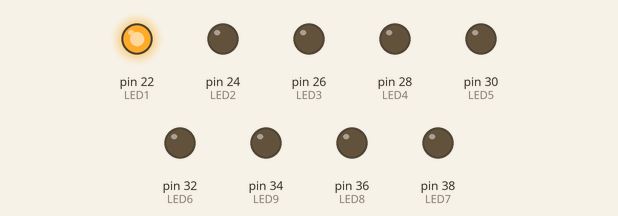
This sketch was run on a simulated Arduino Mega 2560, built with avr-gcc and run on an emulated ATmega2560. Shown: output pins drawn as LEDs (lit = HIGH). Pins used as bus, display or sensor lines are not drawn.

Above: at 0.05 s.
At 0.9 s:
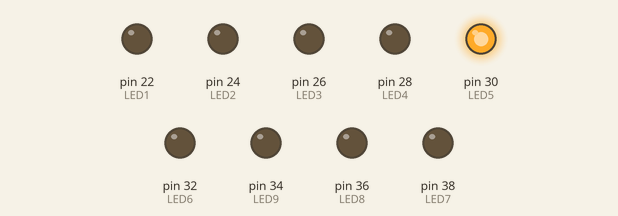
At 1.85 s:
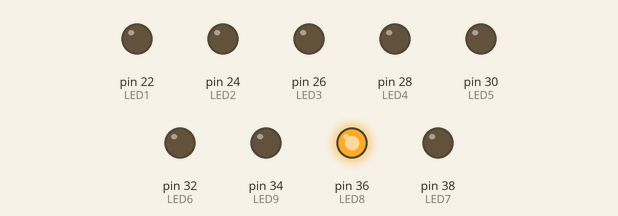
At 2.9 s:
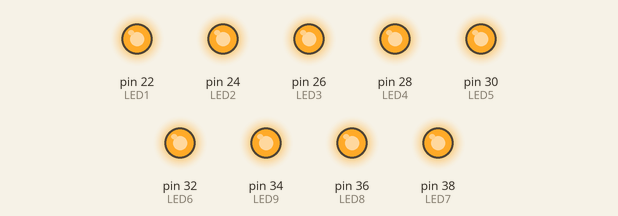
At 4.05 s:
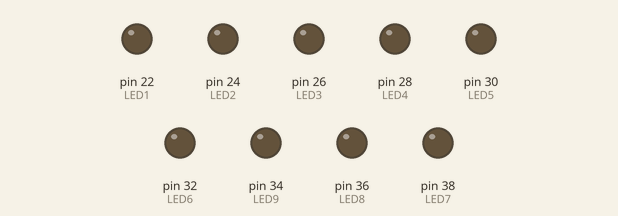
At 5.25 s:
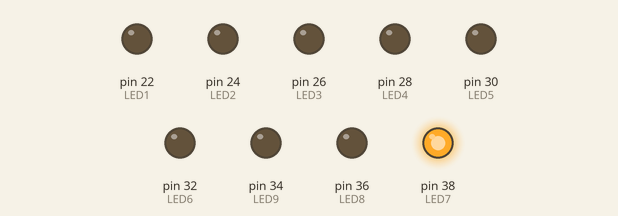
Timing chart, 0 to 5.5 s (numbered marks = the images above):
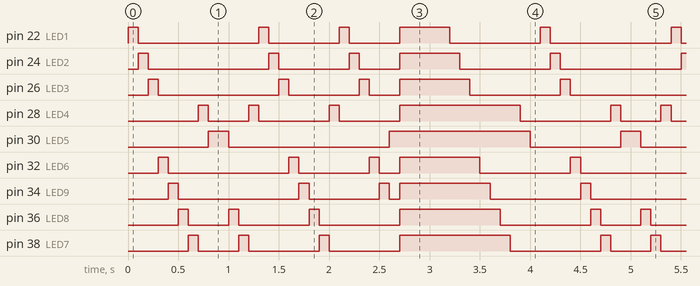

Measured:
- by itself, pin 22 (LED1): repeats every 4.1 s: LOW 1.2 s, HIGH 0.10 s, LOW 0.70 s, HIGH 0.10 s, LOW 0.50 s, HIGH 0.50 s, LOW 0.90 s, HIGH 0.10 s
- by itself, pin 24 (LED2): repeats every 4.1 s: LOW 1.2 s, HIGH 0.10 s, LOW 0.70 s, HIGH 0.10 s, LOW 0.40 s, HIGH 0.60 s, LOW 0.90 s, HIGH 0.10 s
- by itself, pin 26 (LED3): repeats every 4.1 s: LOW 1.2 s, HIGH 0.10 s, LOW 0.70 s, HIGH 0.10 s, LOW 0.30 s, HIGH 0.70 s, LOW 0.90 s, HIGH 0.10 s
- by itself, pin 28 (LED4): repeats every 4.1 s: LOW 0.40 s, HIGH 0.10 s, LOW 0.70 s, HIGH 0.10 s, LOW 0.60 s, HIGH 1.2 s, LOW 0.90 s, HIGH 0.10 s
- by itself, pin 30 (LED5): repeats every 4.1 s: LOW 1.6 s, HIGH 1.4 s, LOW 0.90 s, HIGH 0.20 s
- by itself, pin 32 (LED6): repeats every 4.1 s: LOW 1.2 s, HIGH 0.10 s, LOW 0.70 s, HIGH 0.10 s, LOW 0.20 s, HIGH 0.80 s, LOW 0.90 s, HIGH 0.10 s
- by itself, pin 34 (LED9): repeats every 4.1 s: LOW 1.2 s, HIGH 0.10 s, LOW 0.70 s, HIGH 0.10 s, LOW 0.10 s, HIGH 0.90 s, LOW 0.90 s, HIGH 0.10 s
- by itself, pin 36 (LED8): repeats every 4.1 s: LOW 0.40 s, HIGH 0.10 s, LOW 0.70 s, HIGH 0.10 s, LOW 0.80 s, HIGH 1.0 s, LOW 0.90 s, HIGH 0.10 s

The sketch:

Sortides_5.2.ino
```cpp
/*************************************************************************
**                                                                      **
**                     Entrades-Sortides digitals                       **
**                                                                      **
*************************************************************************/

//*******  Includes  *****************************************************


//*******  Variables  **************************************************

int LED1= 22;
int LED2= 24;
int LED3= 26;
int LED4= 28;
int LED5= 30;
int LED6= 32;
int LED9= 34;
int LED8= 36;
int LED7= 38;
int Col1= 44;
int Col2= 40;
int Col3= 42;
int T= 100;

//*******  Setup  ********************************************************
void setup(){
  Serial.begin(9600);
  pinMode (LED1, OUTPUT);
  pinMode (LED2, OUTPUT);
  pinMode (LED3, OUTPUT);
  pinMode (LED4, OUTPUT);
  pinMode (LED5, OUTPUT);
  pinMode (LED6, OUTPUT);
  pinMode (LED7, OUTPUT);
  pinMode (LED8, OUTPUT);
  pinMode (LED9, OUTPUT);
  pinMode (Col1, OUTPUT);
  pinMode (Col2, OUTPUT);
  pinMode (Col3, OUTPUT);

}

//*******  Loop  *********************************************************
void loop(){
 digitalWrite (LED1, HIGH);
 digitalWrite (Col1, HIGH);
 delay (T);

 digitalWrite (LED1, LOW);
 digitalWrite (LED2, HIGH);
 delay (T);

 digitalWrite (LED2, LOW);
 digitalWrite (LED3, HIGH);
 delay (T);

 digitalWrite (LED3, LOW);
 digitalWrite (LED6, HIGH);
 delay (T);

 digitalWrite (LED6, LOW);
 digitalWrite (LED9, HIGH);
 delay (T);

 digitalWrite (LED9, LOW);
 digitalWrite (LED8, HIGH);
 delay (T);

 digitalWrite (LED8, LOW);
 digitalWrite (LED7, HIGH);
 delay (T);

 digitalWrite (LED7, LOW);
 digitalWrite (LED4, HIGH);
 delay (T);

 digitalWrite (LED4, LOW);
 digitalWrite (LED5, HIGH);
 delay (T);

 //Comença la columna 2 dels LEDs 1-9
 digitalWrite (LED5, LOW);
 digitalWrite (Col1, LOW);
 digitalWrite (LED5, HIGH);
 digitalWrite (Col2, HIGH);
 delay (T);

 digitalWrite (LED5, LOW);
 digitalWrite (LED8, HIGH);
 delay (T);

 digitalWrite (LED8, LOW);
 digitalWrite (LED7, HIGH);
 delay (T);

 digitalWrite (LED7, LOW);
 digitalWrite (LED4, HIGH);
 delay (T);

 digitalWrite (LED4, LOW);
 digitalWrite (LED1, HIGH);
 delay (T);

 digitalWrite (LED1, LOW);
 digitalWrite (LED2, HIGH);
 delay (T);

 digitalWrite (LED2, LOW);
 digitalWrite (LED3, HIGH);
 delay (T);

 digitalWrite (LED3, LOW);
 digitalWrite (LED6, HIGH);
 delay (T);

 digitalWrite (LED6, LOW);
 digitalWrite (LED9, HIGH);
 delay (T);

 //Comença la columna 3 dels LEDs 1-9
 digitalWrite (LED9, LOW);
 digitalWrite (Col2, LOW);
 digitalWrite (LED8, HIGH);
 digitalWrite (Col3, HIGH);
 delay (T);

 digitalWrite (LED8, LOW);
 digitalWrite (LED7, HIGH);
 delay (T);

 digitalWrite (LED7, LOW);
 digitalWrite (LED4, HIGH);
 delay (T);

 digitalWrite (LED4, LOW);
 digitalWrite (LED1, HIGH);
 delay (T);

 digitalWrite (LED1, LOW);
 digitalWrite (LED2, HIGH);
 delay (T);

 digitalWrite (LED2, LOW);
 digitalWrite (LED3, HIGH);
 delay (T);

 digitalWrite (LED3, LOW);
 digitalWrite (LED6, HIGH);
 delay (T);

 digitalWrite (LED6, LOW);
 digitalWrite (LED9, HIGH);
 delay (T);

 digitalWrite (LED9, LOW);
 digitalWrite (LED5, HIGH);
 delay (T);

 digitalWrite (LED1, HIGH);
 digitalWrite (LED2, HIGH);
 digitalWrite (LED3, HIGH);
 digitalWrite (LED4, HIGH);
 digitalWrite (LED5, HIGH);
 digitalWrite (LED6, HIGH);
 digitalWrite (LED7, HIGH);
 digitalWrite (LED8, HIGH);
 digitalWrite (LED9, HIGH);
 delay (T);

 digitalWrite (Col3, LOW);
 digitalWrite (Col2, HIGH);
 digitalWrite (LED1, HIGH);
 digitalWrite (LED2, HIGH);
 digitalWrite (LED3, HIGH);
 digitalWrite (LED4, HIGH);
 digitalWrite (LED5, HIGH);
 digitalWrite (LED6, HIGH);
 digitalWrite (LED7, HIGH);
 digitalWrite (LED8, HIGH);
 digitalWrite (LED9, HIGH);
 delay (T);

 digitalWrite (Col2, LOW);
 digitalWrite (Col1, HIGH);
 delay (T);

 digitalWrite (Col1, LOW);
 delay (T);

 digitalWrite (Col1, HIGH);
 digitalWrite (Col2, HIGH);
 digitalWrite (Col3, HIGH);
 delay (T);

 digitalWrite (LED1, LOW);
 delay (T);

 digitalWrite (LED2, LOW);
 delay (T);

 digitalWrite (LED3, LOW);
 delay (T);

 digitalWrite (LED6, LOW);
 delay (T);

 digitalWrite (LED9, LOW);
 delay (T);

 digitalWrite (LED8, LOW);
 delay (T);

 digitalWrite (LED7, LOW);
 delay (T);

 digitalWrite (LED4, LOW);
 delay (T);

 digitalWrite (LED5, LOW);
 delay (T);
  }
```
